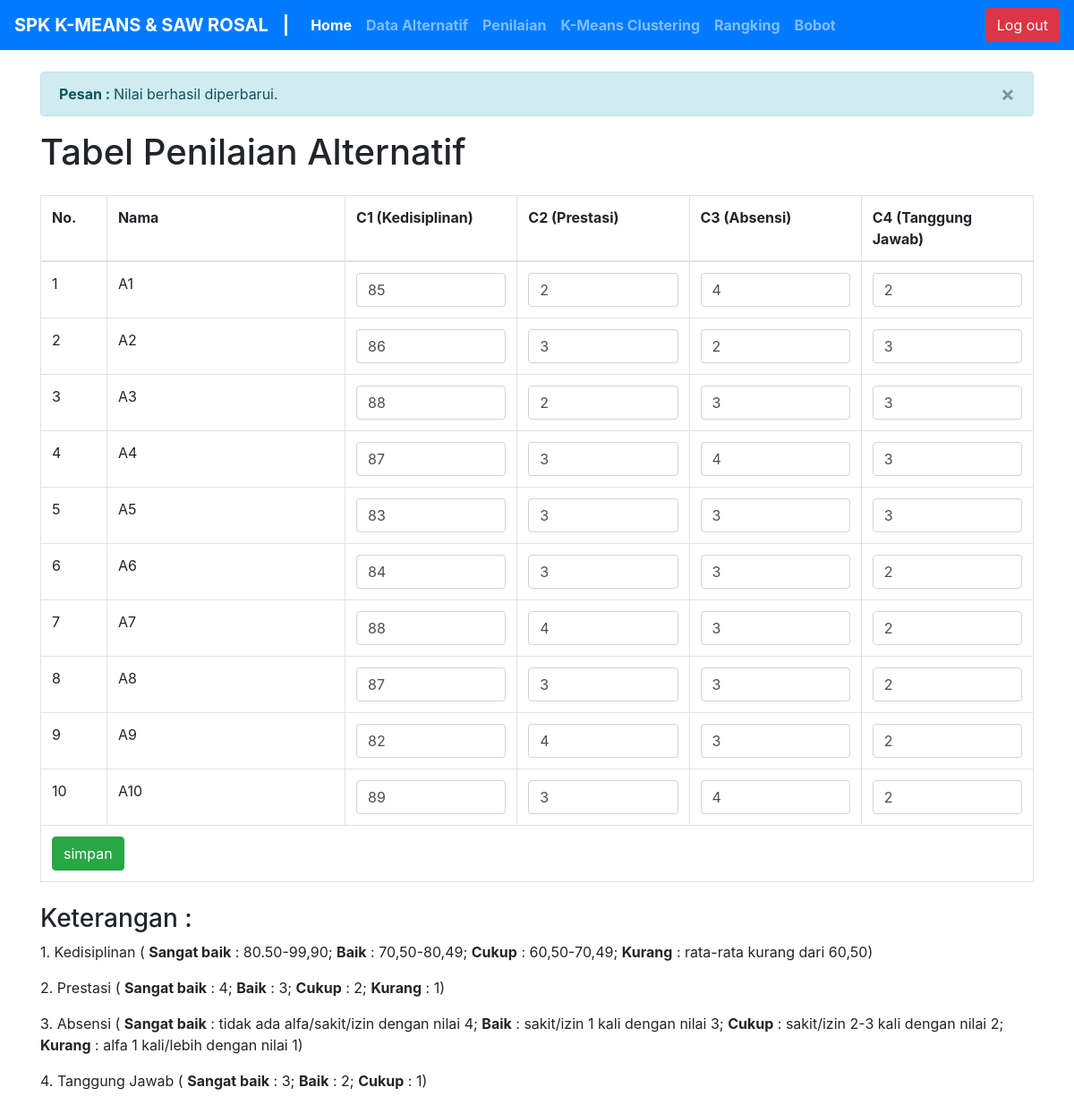
/index.php?halaman=penilaian&pesan=1 (signed in), run on the app's committed database.
### tables this page shows
CREATE TABLE IF NOT EXISTS `tbl_nilai` (
  `id_nilai` int NOT NULL AUTO_INCREMENT,
  `id_alternatif` int NOT NULL,
  `c1` int NOT NULL,
  `c2` int NOT NULL,
  `c3` int NOT NULL,
  `c4` int NOT NULL,
  `skor` double DEFAULT NULL,
  PRIMARY KEY (`id_nilai`)
);

CREATE TABLE IF NOT EXISTS `tbl_alternatif` (
  `id_alternatif` int NOT NULL AUTO_INCREMENT,
  `nama` varchar(30) NOT NULL,
  `jabatan` varchar(60) NOT NULL,
  `nip` varchar(14) NOT NULL,
  PRIMARY KEY (`id_alternatif`)
);

### penilaian/penilaian.php (the view, shortened to what this page needs)
<?php
include "koneksi.php";
$slq="select `db_spk`.`tbl_alternatif`.`id_alternatif` AS `id_alternatif`,`db_spk`.`tbl_alternatif`.`nama` AS `nama`,`db_spk`.`tbl_nilai`.`c1` AS `c1`,`db_spk`.`tbl_nilai`.`c2` AS `c2`,`db_spk`.`tbl_nilai`.`c3` AS `c3`,`db_spk`.`tbl_nilai`.`c4` AS `c4`,`db_spk`.`tbl_nilai`.`id_nilai` AS `id_nilai` from (`db_spk`.`tbl_alternatif` left join `db_spk`.`tbl_nilai` on((`db_spk`.`tbl_alternatif`.`id_alternatif` = `db_spk`.`tbl_nilai`.`id_alternatif`)))";
$hasil=mysqli_query($koneksi,$slq);
?>
<div class="container my-4">
 <?php
 if (isset($_GET['pesan'])) {
 ?>
 <div class="alert alert-info alert-dismissible fade show" role="alert">
   <strong>Pesan : </strong> Nilai berhasil diperbarui.
   <a href="#" class="close" data-dismiss="alert" aria-label="close">&times;</a>
 </div>
 <?php
 }
 ?>
 <h1>Tabel Penilaian Alternatif</h1>
 <table class="table table-bordered my-4">
  <thead>
   <tr style="font-weight: bold">
    <td width="5%">No.</td>
    <td width="18%">Nama</td>
    <td width="13%">C1 (Kedisiplinan)</td>
    <td width="13%">C2 (Prestasi)</td>
    <td width="13%">C3 (Absensi)</td>
    <td width="13%">C4 (Tanggung Jawab)</td>
   </tr>
  </thead>
  <tbody>
   <?php
   $no=1;
   $i=0;
   while ($row=mysqli_fetch_array($hasil)) {
   ?>
   <tr>
    <td><?php echo $no++?></td>
    <td><?php echo $row['nama']?></td>
    <form action="penilaian/aksi_penilaian.php" method="POST">
    <td>
     <input required="" class="form-control" type="text" value="<?php echo $row['c1']?>" name="c1<?php echo $i;?>">
    </td>
    <td><input required="" class="form-control" type="text" value="<?php echo $row['c2']?>" name="c2<?php echo $i;?>"></td>
    <td><input required="" class="form-control" type="text" value="<?php echo $row['c3']?>" name="c3<?php echo $i;?>"></td>
    <td><input required="" class="form-control" type="text" value="<?php echo $row['c4']?>" name="c4<?php echo $i;?>"></td>
   </tr>
   <?php
   $i++;
   }
   ?>
   <tr>
    <td colspan="6">
     <input type="submit" value="simpan" class="btn btn-success" name="simpan">
    </td>
   </tr>
  </tbody>
 </table>
 <h3>Keterangan :</h3>
 <p>1. Kedisiplinan ( <b>Sangat baik</b> :
80.50-99,90; <b>Baik</b> : 70,50-80,49;
<b>Cukup</b> : 60,50-70,49; <b>Kurang</b> :
rata-rata kurang dari 60,50)</p>
<p>2. Prestasi ( <b>Sangat baik</b> : 4; <b>Baik</b> : 3;
<b>Cukup</b> : 2; <b>Kurang</b> : 1)</p>
<p>3. Absensi ( <b>Sangat baik</b> : tidak ada
alfa/sakit/izin dengan nilai 4; <b>Baik</b> : sakit/izin 1 kali dengan nilai 3;
<b>Cukup</b> : sakit/izin 2-3 kali dengan nilai 2; <b>Kurang</b> :
alfa 1 kali/lebih dengan nilai 1)</p>
<p>4. Tanggung Jawab ( <b>Sangat baik</b> : 3; <b>Baik</b> : 2; <b>Cukup</b> : 1)</p>
</div>

### index.php (shortened to what this page needs)
<!DOCTYPE html>
<html>
<head>
 <link rel="stylesheet" type="text/css" href="css/bootstrap.css">
</head>
<body>
  <div class="row">
   <div class="col-12">
    <nav class="navbar navbar-expand-lg navbar-dark bg-primary" style="background-color: gold">
      <div class="collapse navbar-collapse" id="navbarTogglerDemo01">
        <a class="navbar-brand" href="#" style="color: white; font-weight: bold">SPK K-MEANS & SAW ROSAL</a>
        <a class="navbar-brand" style="color: white; font-weight: bold">|</a>
        <ul class="navbar-nav mr-auto mt-2 mt-lg-0">
          <li class="nav-item active">
            <a class="nav-link" href="index.php?halaman=home" style="font-weight: bold">Home <span class="sr-only">(current)</span></a>
          </li>
          <li class="nav-item">
            <a class="nav-link" href="index.php?halaman=data" style="font-weight: bold">Data Alternatif</a>
          </li>
          <li class="nav-item">
            <a class="nav-link" href="index.php?halaman=penilaian" style="font-weight: bold">Penilaian</a>
          <li class="nav-item">
            <a class="nav-link" href="index.php?halaman=kmeans" style="font-weight: bold">K-Means Clustering</a>
          </li>
          </li>
          <li class="nav-item">
            <a class="nav-link" href="index.php?halaman=rangking" style="font-weight: bold">Rangking</a>
          </li>
          <li class="nav-item">
            <a class="nav-link" href="index.php?halaman=bobot" style="font-weight: bold">Bobot</a>
          </li>
        </ul>
        <a href="logout.php" class="btn btn-danger">Log out</a>
      </div>
    </nav>
   </div>
  </div>
  <?php
  include "konten.php";
  ?>
</body>
</html>

### konten.php
<?php
if (isset($_GET['halaman'])) {
 if ($_GET['halaman']=='home') {
  include "home.php";
 }
 elseif ($_GET['halaman']=='data') {
  include "alternatif/alternatif.php";
 }
 elseif ($_GET['halaman']=='tambah_data') {
  include "alternatif/tambah_alternatif.php";
 }
 elseif ($_GET['halaman']=='edit_data') {
  include "alternatif/edit_alternatif.php";
 }
 elseif ($_GET['halaman']=='penilaian') {
  include "penilaian/penilaian.php";
 }
 elseif ($_GET['halaman']=='tambah_penilaian') {
  include "penilaian/tambah_penilaian.php";
 }
 elseif ($_GET['halaman']=='bobot') {
  include "bobot/bobot.php";
 }
 elseif ($_GET['halaman']=='rangking') {
  include "rangking/rangking.php";
 }
 elseif($_GET['halaman']=='kmeans') {
  include "kmeans/kmeans.php";
 }
 elseif($_GET['halaman']=='aksi_kmeans') {
    include "kmeans/aksi_kmeans.php";
}
 else{
  echo "Halaman tidak ditemukan!";
 }
}else{
 include "home.php";
}
?>

### data on the page
tbl_nilai: id_alternatif.nama "A1", c1 "85", c2 "2", c3 "4", c4 "2"
tbl_nilai: id_alternatif.nama "A2", c1 "86", c2 "3", c3 "2", c4 "3"
tbl_nilai: id_alternatif.nama "A3", c1 "88", c2 "2", c3 "3", c4 "3"
tbl_nilai: id_alternatif.nama "A4", c1 "87", c2 "3", c3 "4", c4 "3"
tbl_nilai: id_alternatif.nama "A5", c1 "83", c2 "3", c3 "3", c4 "3"
tbl_nilai: id_alternatif.nama "A6", c1 "84", c2 "3", c3 "3", c4 "2"
tbl_nilai: id_alternatif.nama "A7", c1 "88", c2 "4", c3 "3", c4 "2"
tbl_nilai: id_alternatif.nama "A8", c1 "87", c2 "3", c3 "3", c4 "2"
tbl_nilai: id_alternatif.nama "A9", c1 "82", c2 "4", c3 "3", c4 "2"
tbl_nilai: id_alternatif.nama "A10", c1 "89", c2 "3", c3 "4", c4 "2"
